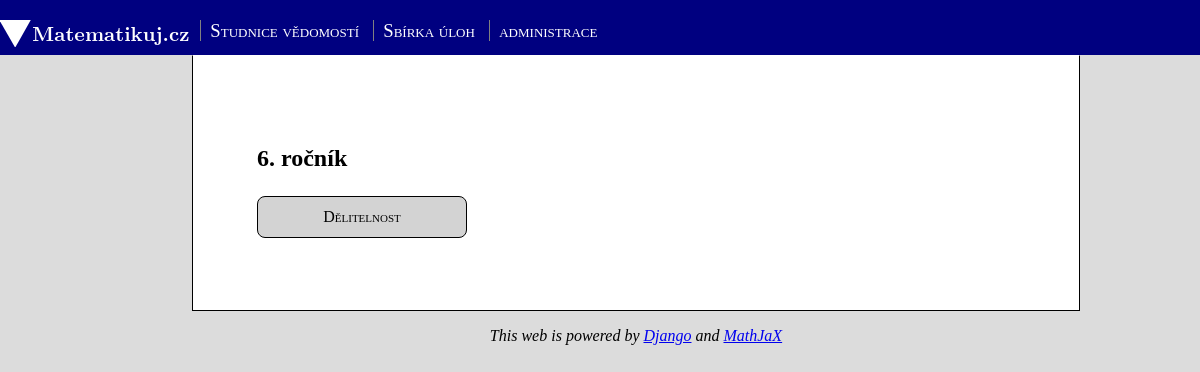
Page /priklady/6. ročník/ on the committed database.
### matematikuj/models.py (models this page shows, shortened)
class Menu_bloky(models.Model):
    nazev = models.CharField(max_length = 30)
    odkaz = models.CharField(max_length = 50)

class Tema(models.Model):
    ZS = 'ZŠ'
    SS = 'SŠ'
    SKOLA = (('1',ZS),('2',SS),)
    skola = models.CharField(max_length=2, choices=SKOLA, default=ZS)
    tema = models.CharField(max_length=30)
    podtema = models.CharField(max_length=50, blank=True)
    kapitola = models.CharField(max_length=50, blank=True)
    pocet_prikladu = 0
    class Meta:
        verbose_name = 'Téma'
        verbose_name_plural = 'Témata'
        ordering = ["tema","podtema"]

### matematikuj/views.py (the view)
# urls.py: path("priklady/<tema>/", views.podtemata, name="podtemata"),
def podtemata(request, tema):
    podtemata_splnujici_tema = []
    temata = Tema.objects.all()
    for tm in temata:
        if ((tm.tema == tema) and (len(tm.podtema) != 0) and (len(tm.kapitola) ==0)):
            podtemata_splnujici_tema.append(tm)
    return render(request,"matematikuj/index.html", dict(bloky = Menu_bloky.objects.all(), podtemata_SS = podtemata_splnujici_tema, tema = tema))

### matematikuj/templates/matematikuj/index.html (shortened to what this page needs)
<!doctype html>
<html lang="cs">
<head>
 <link href="http://allfont.net/allfont.css?fonts=latin-modern-roman-10-regular" rel="stylesheet" type="text/css" />
{% load static %}
 <link rel="stylesheet" href="{% static 'global_static/base_style.css' %}" >
 <link rel="stylesheet" href="{% static '/matematikuj_style.css' %}" >
</head>
<body id="0">
<nav>
     {% include 'matematikuj/menuBloky.html' %}
</nav>
<article>
     {% include 'matematikuj/content.html' %}
</article>
<footer>
     This web is powered by <a href="https://www.djangoproject.com/">Django</a> and
          <a href="https://www.mathjax.org/">MathJaX</a>
</footer>
</body>

### matematikuj/templates/matematikuj/menuBloky.html
{% load static %}
<div class="home"><a href="/"><img src={% static 'logo.svg' %}></div>
    <dl class="menu">
    {% for blok in bloky %}
        <dd class="menu-button"> <a class="button" href="/{{blok.odkaz}}/">{{blok.nazev}}</a></dd>
    {% endfor %}
    </dl>

### matematikuj/templates/matematikuj/podtemata.html
<h2>{{tema}}</h2>
{% for podtema in podtemata_SS %}
                <div class="inline">
                  <a href="{{podtema.podtema}}/" class="cell">{{podtema.podtema}}</a></div>
        {% endfor %}

### static/global_static/base_style.css (style rules this page uses)
body { margin: 0 auto; padding: 0; clear: both; background-image: url(images/background.png); background-repeat: repeat; background-color: #dcdcdc; }
nav { clear: both; background-color: black; margin: 0 auto; padding-top: 15pt; }
article,.menu { margin: 0 auto; margin-left: 16%; margin-right: 10%; padding: 4em; background-color: white; font-size: medium; }
article { line-height: 1.5; font-size: 12pt; border-style: solid; border-width: 1px; border-color: black; border-top-color: white; }
.menu { background-color: inherit; padding: 0em; font-size: 14pt; font-variant: small-caps; }
.menu-button,.menu-button-active,.home { display: inline-block; margin: 0 auto; padding-bottom: 10pt; }
.home { float: left; }
a.button,a.button-active { text-decoration: none; color: white; padding-right: 0.5em; padding-left: 0.5em; border-left-style: solid; border-left-width: 1px; border-left-color: grey; }
footer { padding: 1em; font-size: 12pt; font-style: oblique; margin: 0 auto; margin-left: 16%; margin-right: 10%; margin-bottom: 4em; text-align: center; }
div { margin: 0 auto; }

### matematikuj/static/matematikuj_style.css (style rules this page uses)
nav { background-color: #000080; }
div.inline { display: inline-grid; text-align: center; }
a.cell,a.cell:hover { text-align: center; background-color: lightgray; width: 12em; padding: 0.5em; margin-bottom: 0.5em; border: 1px black solid; color: black; text-decoration: none; font-variant: small-caps; border-radius: 0.5em; }

### rows in the picture
Menu_bloky: nazev "Studnice vědomostí"
Menu_bloky: nazev "Sbírka úloh"
Menu_bloky: nazev "administrace"
Tema: podtema "Dělitelnost"

### other values in the picture
{{ tema }} "6. ročník"
